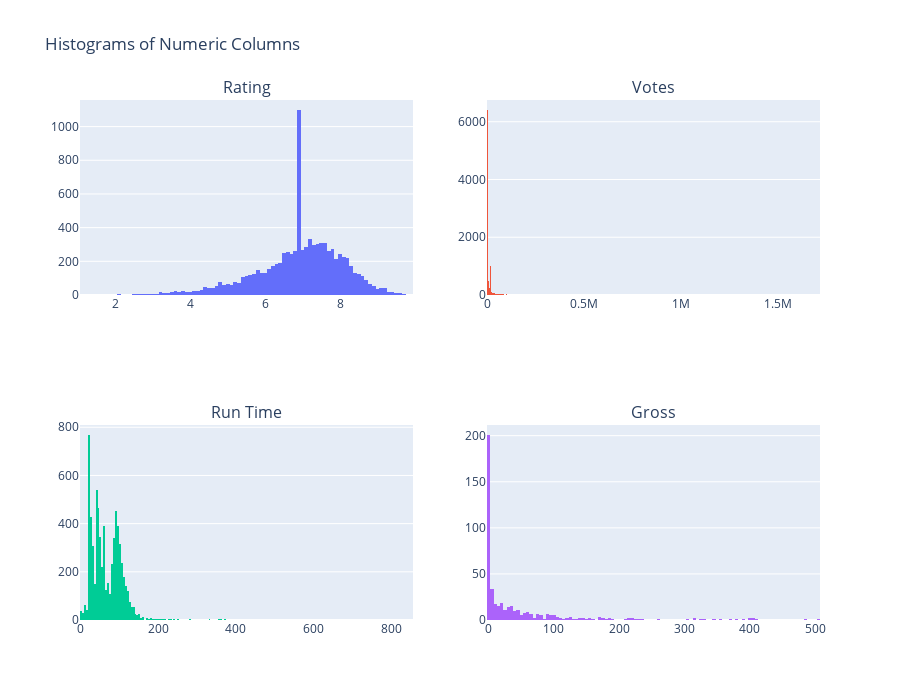

Write notebook code for a chart like this one.
### Code cell
columns = ['Rating', 'Votes', 'Run Time', 'Gross']

# Create 2x2 subplot grid for histograms
fig = make_subplots(
    rows=2, cols=2,
    subplot_titles=columns
)

for i, col in enumerate(columns):
    row = i // 2 + 1
    col_pos = i % 2 + 1

    fig.add_trace(
        go.Histogram(x=df_format[col], name=col),
        row=row, col=col_pos
    )

fig.update_layout(
    height=700,
    width=900,
    title_text="Histograms of Numeric Columns",
    showlegend=False
)

fig.show()

### Figure 1 — Plotly figure (JSON) as saved in the notebook; plotly's stock layout.template omitted (floating-point values rounded to 4 significant figures; data arrays with more than 128 entries replaced by an {"elided": "..."} marker saying what was removed)
{"data": [{"name": "Rating", "type": "histogram", "x": {"elided": "9026 float values"}, "xaxis": "x", "yaxis": "y"}, {"name": "Votes", "type": "histogram", "x": {"elided": "9026 int values"}, "xaxis": "x2", "yaxis": "y2"}, {"name": "Run Time", "type": "histogram", "x": {"elided": "9026 float values"}, "xaxis": "x3", "yaxis": "y3"}, {"name": "Gross", "type": "histogram", "x": {"elided": "9026 float values"}, "xaxis": "x4", "yaxis": "y4"}], "layout": {"annotations": [{"font": {"size": 16}, "showarrow": false, "text": "Rating", "x": 0.225, "xanchor": "center", "xref": "paper", "y": 1, "yanchor": "bottom", "yref": "paper"}, {"font": {"size": 16}, "showarrow": false, "text": "Votes", "x": 0.775, "xanchor": "center", "xref": "paper", "y": 1, "yanchor": "bottom", "yref": "paper"}, {"font": {"size": 16}, "showarrow": false, "text": "Run Time", "x": 0.225, "xanchor": "center", "xref": "paper", "y": 0.375, "yanchor": "bottom", "yref": "paper"}, {"font": {"size": 16}, "showarrow": false, "text": "Gross", "x": 0.775, "xanchor": "center", "xref": "paper", "y": 0.375, "yanchor": "bottom", "yref": "paper"}], "height": 700, "showlegend": false, "title": {"text": "Histograms of Numeric Columns"}, "width": 900, "xaxis": {"anchor": "y", "domain": [0, 0.45]}, "xaxis2": {"anchor": "y2", "domain": [0.55, 1]}, "xaxis3": {"anchor": "y3", "domain": [0, 0.45]}, "xaxis4": {"anchor": "y4", "domain": [0.55, 1]}, "yaxis": {"anchor": "x", "domain": [0.625, 1]}, "yaxis2": {"anchor": "x2", "domain": [0.625, 1]}, "yaxis3": {"anchor": "x3", "domain": [0, 0.375]}, "yaxis4": {"anchor": "x4", "domain": [0, 0.375]}}}
